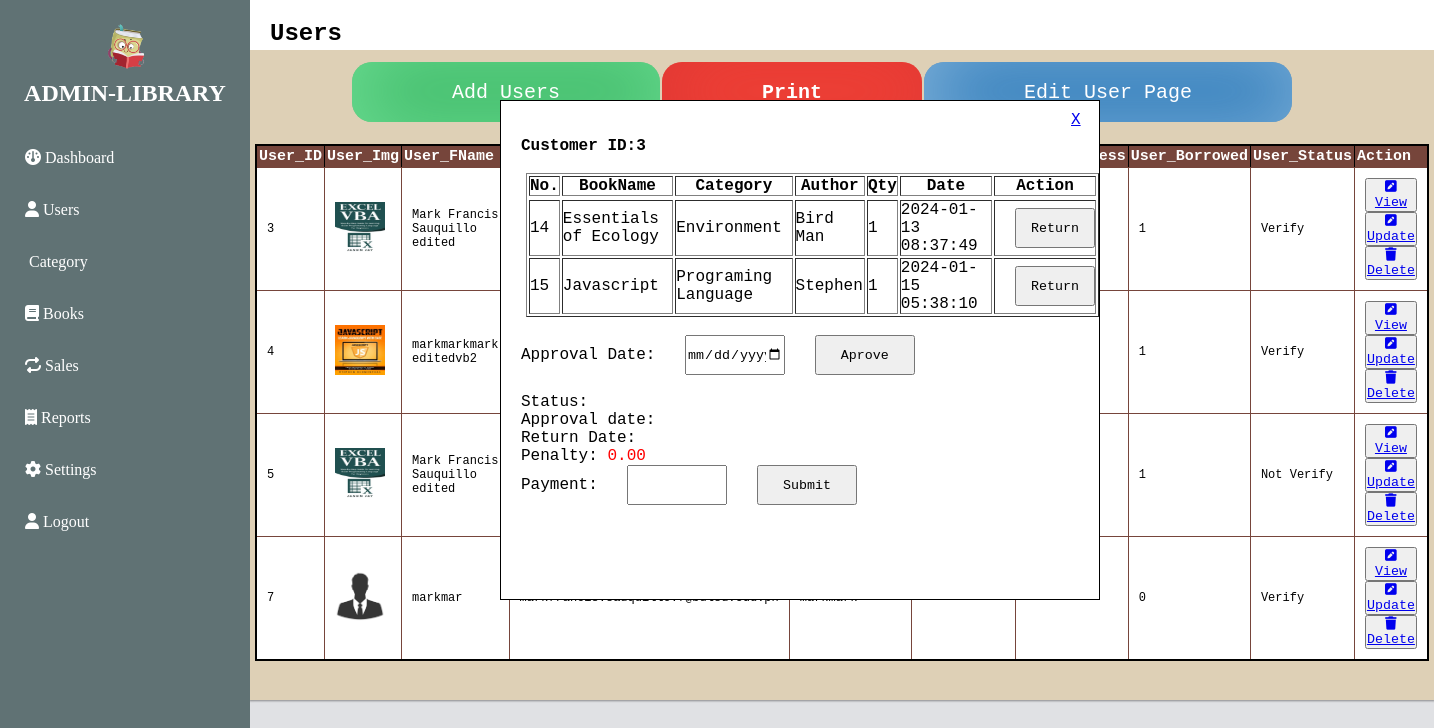
The app's page /admin-user-view.php (signed in) with its own data.
### tables this page shows
CREATE TABLE `user_info` (
  `User_ID` int(11) NOT NULL,
  `User_FName` varchar(50) NOT NULL,
  `User_Email` varchar(50) NOT NULL,
  `User_Username` varchar(50) NOT NULL,
  `User_Mobile` varchar(50) NOT NULL,
  `User_Address` varchar(50) NOT NULL,
  `User_Password` varchar(50) NOT NULL,
  `User_Img` varchar(50) NOT NULL,
  `User_Status` varchar(100) NOT NULL,
  `verify_token` varchar(100) NOT NULL,
  `verify_status` varchar(100) NOT NULL,
  `created_at` timestamp NOT NULL DEFAULT current_timestamp() ON UPDATE current_timestamp(),
  `BorrowedBooksCount` int(11) NOT NULL,
  `login_attempts` int(11) NOT NULL,
  `blocked` tinyint(1) NOT NULL,
  `penalty` decimal(10,2) NOT NULL
);

CREATE TABLE `borrow` (
  `borrow_ID` int(11) NOT NULL,
  `user_id` varchar(255) NOT NULL,
  `book_name` varchar(100) NOT NULL,
  `book_Cat` varchar(100) NOT NULL,
  `book_Aut` varchar(100) NOT NULL,
  `quantity` int(11) NOT NULL,
  `borrow_date` timestamp NOT NULL DEFAULT current_timestamp() ON UPDATE current_timestamp(),
  `status_info` varchar(100) NOT NULL,
  `approval_date` varchar(100) NOT NULL,
  `penalty` decimal(10,2) NOT NULL,
  `return_date` varchar(100) NOT NULL,
  `status_b` varchar(100) NOT NULL
);

### admin-user-view.php (the view, shortened to what this page needs)
<?php
    include "connect.php";
    $query = "SELECT * from user_info;";
    $query_run1 = mysqli_query($con, $query);
    $ros = mysqli_fetch_assoc($query_run1);
    $id = $ros['User_ID'];
?>
<!DOCTYPE html>
<html lang="en">
<head>
    <link rel="stylesheet" href="admin.css">
    <link rel="stylesheet" href="https://cdnjs.cloudflare.com/ajax/libs/font-awesome/6.4.2/css/all.min.css" />
    <link rel="stylesheet" href="admin-user.css">
</head>
<body>
    <header>
        <nav>
            <div class="brand-container">
            <img src="image/mainlogo.png" alt="My Personal Logo" width="60px">
                <h2 class="brand-title">ADMIN-LIBRARY</h2>
            </div>
            <div class="brand-title">
                <a class="link" href="admin.php"><i class="fa fa-dashboard"></i> Dashboard</a>
                <a class="link" href="admin-user.php"><i class="fa fa-user"></i> Users</a>
                <a class="link" href="admin-category.php"><i class="fa fa-category"></i> Category</a>
                <a class="link" href="admin-book.php"><i class="fa fa-book"></i> Books</a>
                <a class="link" href="admin-sale.php"><i class="fa fa-repeat"></i> Sales</a>
                <a class="link" href="admin-reports.php"><i class="fa fa-receipt"></i> Reports</a>
                <a class="link" href="admin-setting.php"><i class="fa fa-gear"></i> Settings</a>
                <a class="link" href="logout.php"><i class="fa fa-user"></i> Logout</a>
            </div>
        </nav>
    </header>
    <div style="width: 600px; height:500px; background:white; position:absolute;margin-left:500px; margin-top: 100px; border: 1px solid black;">
        <a style="position:absolute; margin-left: 570px; margin-top: 10px;" href="admin-user.php">X</a>
        <form action="" method="POST" enctype="multipart/form-data">
                    <br>
                    <br>
                    <label style="margin-left:20px; font-weight: bold;" for="">Customer ID:<?php echo $id ?></label><br><br>
                    <table class="table" border="1px" style="margin-left: 25px;">
                        <tr>
                            <th>No.</th>
                            <th>BookName</th>
                            <th>Category</th>
                            <th>Author</th>
                            <th>Qty</th>
                            <th>Date</th>
                            <th>Action</th>
                        </tr>
                        <tr>
                            <?php
                            $query = "SELECT * from borrow;";
                            $query_run = mysqli_query($con, $query);
                                if($query_run){
                                    while($ro = mysqli_fetch_assoc($query_run)){
                                        $ids = $ro['borrow_ID'];
                                        $two = $ro['book_name'];
                                        $three = $ro['book_Cat'];
                                        $four = $ro['book_Aut'];
                                        $five = $ro['quantity'];
                                        $six = $ro['borrow_date'];
                                        echo '
                                        <form action="" method="POST" enctype="multipart/form-data">
                                        <tr>
                                        <td>'.$ids.'</td>
                                        <td>'.$two.'</td>
                                        <td>'.$three.'</td>
                                        <td>'.$four.'</td>
                                        <td>'.$five.'</td>
                                        <td>'.$six.'</td>
                                        <td>
                                            <input style="width:80px;" type="submit" name="returnbtn" value="Return" formaction="dmin-user-returncode.php?borrowid='.$ids.'&user='.$id.'">
                                        </td>
                                        </tr>
                                        </form>
                                        ';
                                    }
                                }
                            ?>
                        </tr>
                    </table>
                    <br>
                    <div style="margin-left: 20px;">
                        <label for="approval_date">Approval Date:</label>
                        <input style="width: 100px;"  type="date" name="approval_date">
                        <input style="width: 100px;" type="submit" name="btnapp" value="Aprove">
                    </div><br>
                </form>
                <div style="margin-left: 20px;">
                    <?php
                        $one= null;
                        $date = null;
                        $pena = null;
                        $return_date = null;
                         $query2 = "SELECT * from borrow;";
                         $query_run2 = mysqli_query($con, $query2);
                        while($roz = mysqli_fetch_assoc($query_run2)){
                            $one = $roz['status_b'];
                            $date = $roz['approval_date'];
                            $pena = $roz['penalty'];
                           $return_date = $roz['return_date'];
                        }
                         ?>
                    <form action="admin-user-viewpayment.php?borrowid=<?php echo $ids?>" method="POST" enctype="multipart/form-data">
                        <label for="">Status: <?php echo $one ?></label> <br>
                        <label for="">Approval date:<?php echo $date ?></label> <br>
                        <label for="">Return Date: <?php echo $return_date ?></label> <br>
                        <label for="">Penalty: <span style="color: red;"><?php echo $pena ?></span></label><br>
                        <label for="">Payment: </label>
                        <input style="width: 100px;" type="text" name="txtpayment">
                        <input style="width: 100px;" type="submit" name="paymentbtn" value="Submit">
                    </form>
                </div>
    </div>
    <section>
    <div class="main-container">
            <div class="header-title">
                <h2>Users</h2>
            </div>
            <table style="margin-left: 100px; margin-top:10px;" class='category-print'>
                <tr>
                    <td>
                        <button class='btn1'><a style="text-decoration: none;" href="admin-user-add.php">Add Users</a></button>
                    </td>
                    <td>
                        <button class='btn2'><a style="text-decoration: none;" href="admin-user-print.php">Print</a></button>
                    </td>
                    <td>
                        <button class='btn3'><a style="text-decoration: none;" href="admin-user-edit.php">Edit User Page</a></button>
                    </td>
                </tr>
            </table>
            <div class="tables">
                <table border="1px" style="margin: 0 auto;">
                    <tr>
                        <th>User_ID </th>
                        <th>User_Img</th>
                        <th>User_FName</th>
                        <th>User_Email</th>
                        <th>User_Username	</th>
                        <th>User_Mobile</th>
                        <th>User_Address</th>
                        <th>User_Borrowed</th>
                        <th>User_Status</th>
                        <th>Action</th>
                    </tr>
                    <?php
                            $sql = "Select * from user_info";
                            $result = mysqli_query($con, $sql);
                            if($result){
                                while($row = mysqli_fetch_assoc($result)){
                                    $id = $row['User_ID'];
                                    $first = $row['User_Img'];
                                    $two = $row['User_FName'];
                                    $three = $row['User_Email'];
                                    $four = $row['User_Username'];
                                    $five = $row['User_Mobile'];
                                    $six = $row['User_Address'];
                                    $eigth= $row['verify_status'];
                                    $seven = $row['BorrowedBooksCount'];
                                    echo '<tr>
                                    <td>'.$id.'</td>
                                    <td><img src='.$first.' width="50" height="50"></td>
                                    <td>'.$two.'</td>
                                    <td>'.$three.'</td>
                                    <td>'.$four.'</td>
                                    <td>'.$five.'</td>
                                    <td>'.$six.'</td>
                                    <td>'.$seven.'</td>
                                    <td>'.$eigth.'</td>
                                    <td>
                                        <button id="btned"><a href="admin-user-view.php?updateid='.$id.'"><i class="fa fa-pencil-square"></i> View</a></button>
                                        <button id="btned"><a href="admin-user-update.php?updateid='.$id.'"><i class="fa fa-pencil-square"></i> Update</a></button>
                                        <button id="btndel"><a href="admin-user-delete.php?deleteid='.$id.'"><i class="fa fa-trash"></i> Delete</a></button>
                                    </td>
                                    </tr>
                                    ';
                                }
                            }
                        ?>
                </table>
            </div>
        </div>
    </section>
</body>
</html>

### admin.css (style rules this page uses)
* { margin: 0; padding: 0; box-sizing: border-box; font-family: 'Courier New', Courier, monospace; }
nav { width: 250px; height: 100%; position: fixed; top: 0; left: 0; background-color: #607274; }
.brand-container { text-align: center; color: white; font-family: Verdana; padding: 20px 0; }
.brand-title { margin: 0; margin-top: 0px; font-family: Castellar; }
.link { display: block; color: white; padding: 12px 25px; text-decoration: none; margin: 10px 0; font-family: Verdana; transition: 0.2s; }
body { background: #E0E1E4; }
.main-container { margin-left: 250px; box-shadow: 0 0 2px 1px rgb(0, 0, 0, 0.4); background-color: #DED0B6; }
.header-title { width: 100%; height: 50px; background: white; text-align: start; padding: 20px 0 0 20px; }
.tables { margin-top: 20px; }
.tables table { text-align: center; font-size: 20px; background: white; border: 2px solid black; width: 60%; }
.category-print { background-color: white; height: auto; }
.category-print button { background-color: transparent; font-size: 20px; height: 100px; border-color: 1px solid black; }
.container-info form,input { width: 400px; margin-left: 20px; height: 40px; }

### admin-user.css (style rules this page uses)
.main-container { background-color: #DED0B6; height: 700px; }
.tables table { border-radius: 5px; border-collapse: collapse; }
.tables table tr th { font-size: 15px; background-color: #76453B; color: white; padding: 2px; text-align: left; }
.tables table tr td { font-size: 12px; border: 1px solid #76453B; padding: 10px; text-align: left; }
.category-print button { height: 60px; padding-right: 100px; padding-left: 100px; border-radius: 20px; border: none; }
.category-print { background-color: transparent; }
.category-print .btn1 { background-color: #3ab563; box-shadow: 9px -1px 75px 0px rgba(120, 134, 125, 0.75) inset; -webkit-box-shadow: 9px -1px 75px 0px rgba(122, 232, 160, 0.75) inset; -moz-box-shadow: 9px -1px 75px 0px rgba(122, 232, 160, 0.75) inset; }
.category-print .btn1 a { color: white; }
.category-print .btn2 { background-color: #f44336; box-shadow: 9px -1px 75px 0px rgba(217,52,52,0.75) inset; -webkit-box-shadow: 9px -1px 75px 0px rgba(217,52,52,0.75) inset; -moz-box-shadow: 9px -1px 75px 0px rgba(217,52,52,0.75) inset; }
.category-print .btn2 a { color: white; font-size: 20px; font-weight: bold; }
.category-print .btn3 { background-color: #2273b5; box-shadow: 9px -1px 75px 0px rgba(158, 198, 229, 0.75) inset; -webkit-box-shadow: 9px -1px 75px 0px rgba(158, 198, 229, 0.75) inset; -moz-box-shadow: 9px -1px 75px 0px rgba(158, 198, 229, 0.75) inset; }
.category-print .btn3 a { color: white; }

### records on screen
user_info: User_ID "3", User_Img (picture), User_FName "Mark Francis Sauquillo edited", BorrowedBooksCount "1", verify_status "Verify"
borrow: borrow_ID "14", book_name "Essentials of Ecology", book_Cat "Environment", book_Aut "Bird Man", quantity "1", borrow_date "2024-01-13 08:37:49"
borrow: borrow_ID "15", book_name "Javascript", book_Cat "Programing Language", book_Aut "Stephen", quantity "1", borrow_date "2024-01-15 05:38:10", penalty "0.00"
user_info: User_ID "4", User_Img (picture), User_FName "markmarkmark editedvb2", BorrowedBooksCount "1", verify_status "Verify"
user_info: User_ID "5", User_Img (picture), User_FName "Mark Francis Sauquillo edited", BorrowedBooksCount "1", verify_status "Not Verify"
user_info: User_ID "7", User_Img (placeholder picture), User_FName "markmar", BorrowedBooksCount "0", verify_status "Verify"
